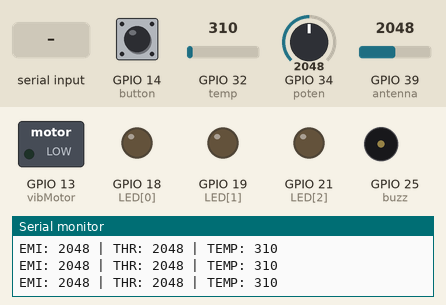
Recording of a sketch running on a simulated ESP32. Parts: switched loads named in the sketch (green lamp = pin HIGH), output pins drawn as LEDs (lit = HIGH), buzzer (waves = sounding), the last lines printed to the serial monitor. The inputs (shaded band) are chosen by the test bench; at power-on: GPIO 39 (antenna) = 2048, GPIO 34 (poten) = 2048, GPIO 14 (button) HIGH, GPIO 32 (temp) = 310.

Above: at 2.4 s.
2.5 s: GPIO 39 (antenna) set to 2093
At 2.66 s:
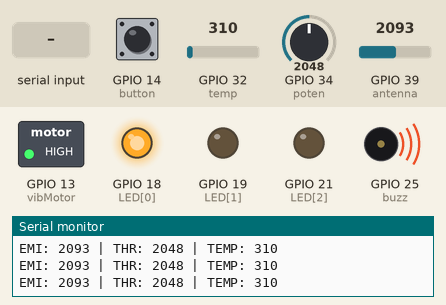
5.5 s: GPIO 34 (poten) set to 1620
8.5 s: GPIO 34 (poten) set to 1567
At 8.79 s:
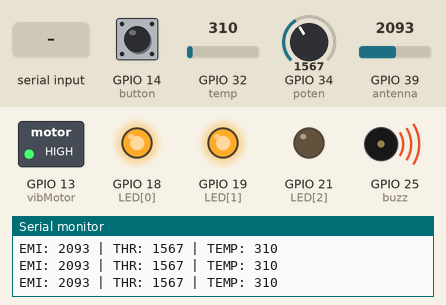
11.5 s: GPIO 39 (antenna) set to 2516
14.5 s: GPIO 39 (antenna) set to 2610
At 14.76 s:
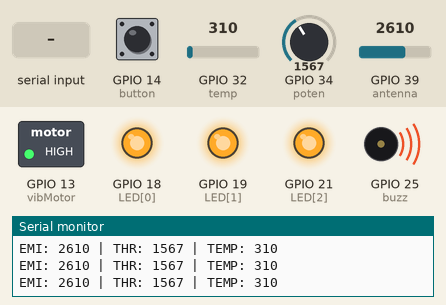
17.5 s: "m" received over Serial
At 18.8 s:
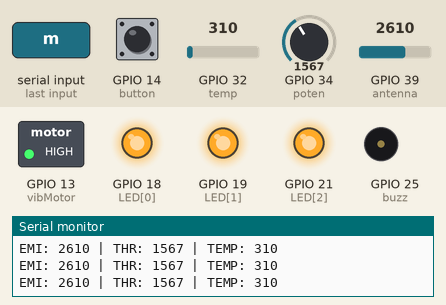
Timing chart, 0 to 20.0 s (numbered marks = the images above; inputs shaded):
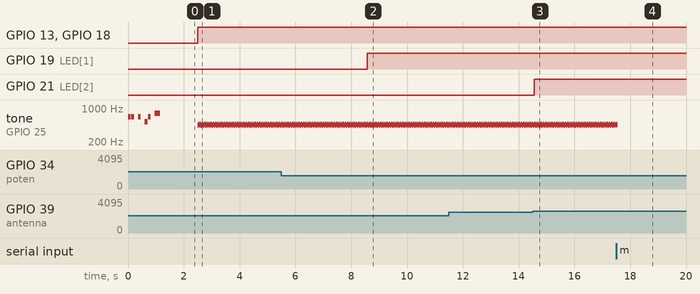

Measured:
- the behaviour switches between 2048 and 2049 on GPIO 39 (antenna) (found by bisection; images 0 and 1)
- the behaviour switches between 1593 and 1592 on GPIO 34 (poten) (found by bisection; images 1 and 2)
- the behaviour switches between 2567 and 2568 on GPIO 39 (antenna) (found by bisection; images 2 and 3)
- after the input at 2.5 s, GPIO 13 (vibMotor), GPIO 18 (LED[0]): LOW → HIGH at once; tone on GPIO 25 (buzz): silent → 440 Hz at once, then repeats every 0.07 s: 466 Hz 0.02 s, silent 0.02 s, 440 Hz 0.03 s
- after the input at 8.5 s, GPIO 19 (LED[1]): LOW → HIGH after 0.07 s
- after the input at 14.5 s, GPIO 21 (LED[2]): LOW → HIGH after 0.05 s
- after the input at 17.5 s, tone on GPIO 25 (buzz): goes on until 17.5 s, then stays silent

The sketch:

sketch_POT.ino
```cpp
int Notes[] = {659, 659, 0, 659, 0, 523, 659, 0, 784};
int Duration[] = {100, 100, 100, 100, 100, 100, 100, 100, 200};

const int antenna = 39;         // pin for wand
const int poten = 34;           // Potentiometer for sensitivity
const int temp = 32;            // Thermistor
const int button = 14;          // Mute Button
const int vibMotor = 13;        // Haptic Motor
const int buzz = 25;            // Passive Buzzer
const int LED[] = {18, 19, 21}; // LEDs

boolean isMuted = false;
boolean lastButton = HIGH;

void setup() {
  Serial.begin(115200);

  pinMode(button, INPUT_PULLUP);
  pinMode(vibMotor, OUTPUT);
  pinMode(buzz, OUTPUT);

  for (int i = 0; i < 3; i++) {
    pinMode(LED[i], OUTPUT);
  }

  // Startup melody
  for (int i = 0; i < 9; i++){
    if (Notes[i] == 0) {
      noTone(buzz);
    } else {
      tone(buzz, Notes[i], Duration[i]);
    }
    delay(Duration[i] * 1.2);
  }
}

void loop() {

  if (Serial.available() > 0) {
    char incoming = Serial.read();

    if (incoming == 'm' || incoming == 'M') {
      isMuted = !isMuted;
      Serial.print("KEYBOARD COMMAND: Mute is ");
      Serial.println(isMuted ? "ON" : "OFF");
    }

    if (incoming == '1') playMelody(1);
    if (incoming == '2') playMelody(2);
    if (incoming == '3') playMelody(3);
  }


  boolean currentButton = digitalRead(button);
  if (lastButton == HIGH && currentButton == LOW) {
    isMuted = !isMuted;
    delay(50); // Debounce
  }
  lastButton = currentButton;

  int emiValue = analogRead(antenna);
  int threshold = analogRead(poten);
  int tempValue = analogRead(temp);


  Serial.print("EMI: "); Serial.print(emiValue);
  Serial.print(" | THR: "); Serial.print(threshold);
  Serial.print(" | TEMP: "); Serial.println(tempValue);

  if (emiValue > threshold) {
    digitalWrite(LED[0], HIGH);

    if (!isMuted) {
      digitalWrite(vibMotor, HIGH);
      tone(buzz, 440, 20);
      delay(25);
      tone(buzz, 466, 20);
    }

    if (emiValue > (threshold + 500)) digitalWrite(LED[1], HIGH);
    else digitalWrite(LED[1], LOW);

    if (emiValue > (threshold + 1000)) digitalWrite(LED[2], HIGH);
    else digitalWrite(LED[2], LOW);

  } else {
    for (int i = 0; i < 3; i++) digitalWrite(LED[i], LOW);
    digitalWrite(vibMotor, LOW);
    noTone(buzz);
  }

  delay(40);
}


void playMelody(int choice) {
  if (choice == 1) {                                        // Alert
    tone(buzz, 880, 100); delay(150); tone(buzz, 440, 100);
  }
  else if (choice == 2) {                                   // Discovery
    tone(buzz, 523, 100); delay(100); tone(buzz, 784, 100);
  }
  else if (choice == 3) {                                    // High Intensity Warning
    for(int i=0; i<3; i++) { tone(buzz, 1000, 50); delay(70); }
  }
  noTone(buzz);
}
```
